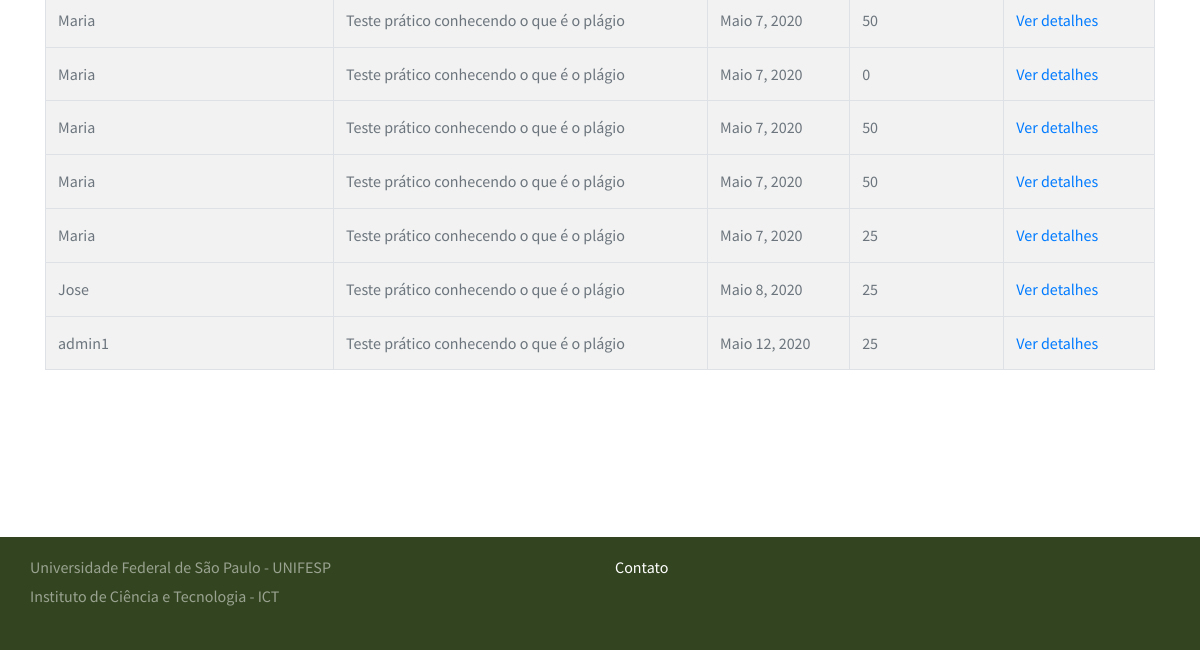
The app's page /quiz/marking/ (signed in, lower part), older data.
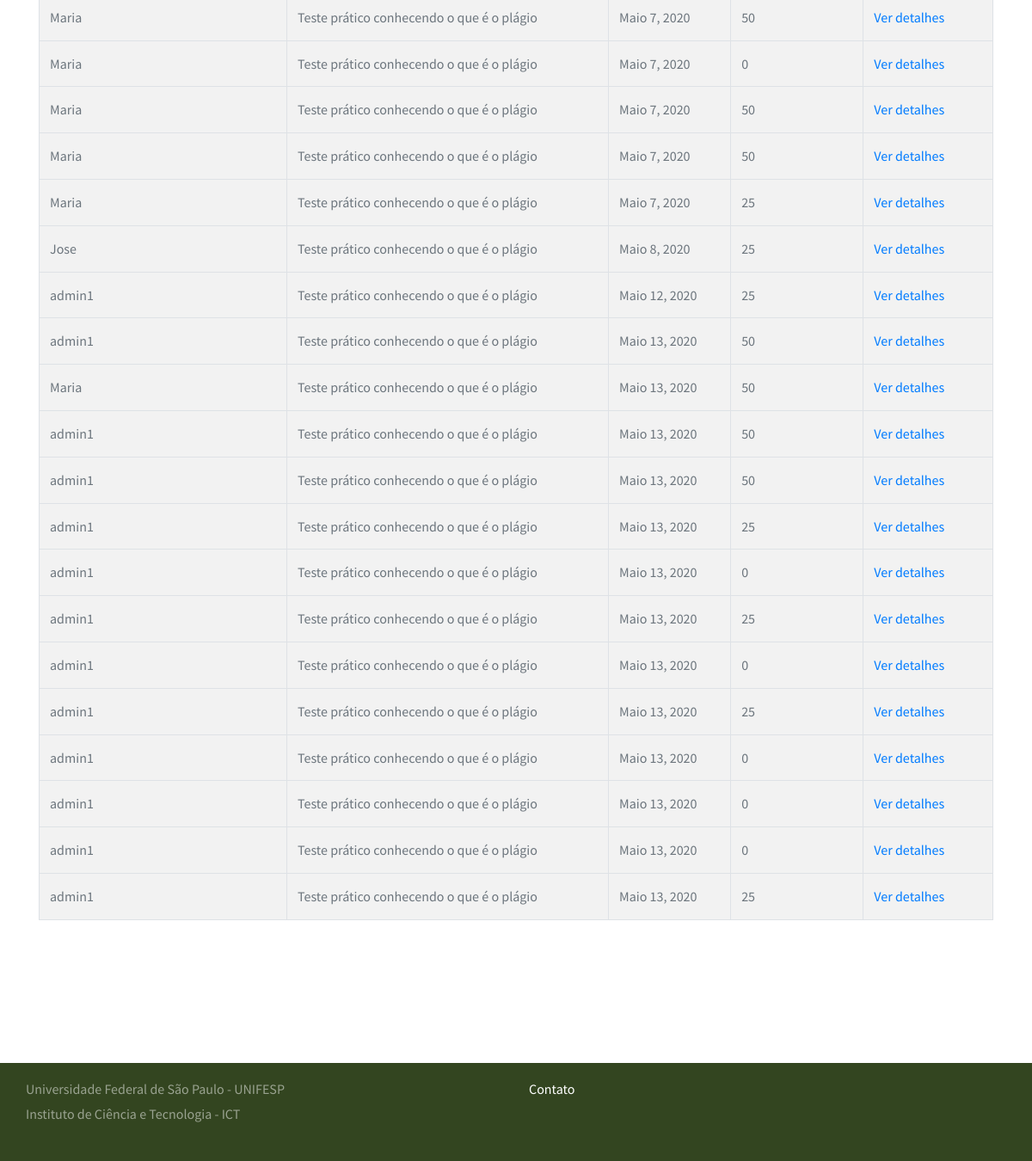
The same page, newer data.
### django_quiz/quiz/models.py (models this page shows, shortened)
class Sitting(models.Model):
    user = models.ForeignKey(settings.AUTH_USER_MODEL, verbose_name=_("Usuário"), on_delete=models.PROTECT)
    quiz = models.ForeignKey(Quiz, verbose_name=_("Quiz"), on_delete=models.PROTECT)
    question_order = models.CharField(
        max_length=1024,
        verbose_name=_("Ordem das questões"),
        validators=[validate_comma_separated_integer_list])
    question_list = models.CharField(
        max_length=1024,
        verbose_name=_("Lista das questões"),
        validators=[validate_comma_separated_integer_list])
    incorrect_questions = models.CharField(
        max_length=1024,
        blank=True,
        verbose_name=_("Questões incorretas"),
        validators=[validate_comma_separated_integer_list])
    current_score = models.IntegerField(verbose_name=_("Pontuação atual"))
    complete = models.BooleanField(default=False, blank=False,
                                   verbose_name=_("Completa"))
    user_answers = models.TextField(blank=True, default='{}',
                                    verbose_name=_("Resposta do usuário"))
    start = models.DateTimeField(auto_now_add=True,
                                 verbose_name=_("Iniciar"))
    end = models.DateTimeField(null=True, blank=True, verbose_name=_("Fim"))
    objects = SittingManager()
    class Meta:
        permissions = (("view_sittings", _("Visualizar testes concluídos.")),)
    def _question_ids(self):
        return [int(n) for n in self.question_order.split(',') if n]
    @property
    def get_percent_correct(self):
        dividend = float(self.current_score)
        divisor = len(self._question_ids())
        if divisor < 1:
            return 0            # prevent divide by zero error
        if dividend > divisor:
            return 100
        correct = int(round((dividend / divisor) * 100))
        if correct >= 1:
            return correct
        else:
            return 0

@python_2_unicode_compatible
class Quiz(models.Model):
    title = models.CharField(
        verbose_name=_("Título"),
        max_length=60, blank=False)
    description = models.TextField(
        verbose_name=_("Descrição"),
        blank=True, help_text=_("Descrição do questionário"))
    url = models.SlugField(
        max_length=60, blank=False,
        help_text=_("Uma URL amigável"),
        verbose_name=_("Uma URL amigável"))
    category = models.ForeignKey(
        Category, null=True, blank=True,
        verbose_name=_("Categoria"), on_delete=models.PROTECT)
    random_order = models.BooleanField(
        blank=False, default=False,
        verbose_name=_("Ordem aleatória"),
        help_text=_("Exibe as peguntas em"
                    "uma ordem aleatória ou como eles "
                    "estão setados?"))
    max_questions = models.PositiveIntegerField(
        blank=True, null=True, verbose_name=_("Questões Max"),
        help_text=_("Número de perguntas a serem respondidas em cada tentativa."))
    answers_at_end = models.BooleanField(
        blank=False, default=False,
        help_text=_("A resposta correta NÃO é mostrada após a pergunta ."
                    " Respostas exibidas no final."),
        verbose_name=_("Respostas no final"))
    exam_paper = models.BooleanField(
        blank=False, default=False,
        help_text=_("Se sim o resultado de cada"
                    " tentativa do usuário será"
                    " armazenado. Necessário marcação"),
        verbose_name=_("Resultado teste"))
    single_attempt = models.BooleanField(
        blank=False, default=False,
        help_text=_("Se sim, apenas uma tentativa por"
                    " usuário será permitida"
                    " Não usuários não poderam fazer este teste."),
        verbose_name=_("Tentativa única"))
    pass_mark = models.SmallIntegerField(
        blank=True, default=0,
        verbose_name=_("Marca de aprovação"),
        help_text=_("Porcentagem necessária para passar no teste."),
        validators=[MaxValueValidator(100)])
    success_text = models.TextField(
        blank=True, help_text=_("Exibido se o usuário for aprovado."),
        verbose_name=_("Texto de sucesso"))
    fail_text = models.TextField(
        verbose_name=_("Texto de falha"),
        blank=True, help_text=_("Exibido se o usuário falhar"))
    draft = models.BooleanField(
        blank=True, default=False,
        verbose_name=_("Draft"),
        help_text=_("Se sim o questionário não é exibido"
                    " na lista de perguntas e só pode ser"
                    " visualizada por usuários que podem editar"
                    " os testes."))
    class Meta:
        verbose_name = _("Quiz")
        verbose_name_plural = _("Quizzes")
    def __str__(self):
        return self.title

### django_quiz/quiz/views.py (the view)
class QuizMarkingList(QuizMarkerMixin, SittingFilterTitleMixin, ListView):
    model = Sitting
    def get_queryset(self):
        queryset = super(QuizMarkingList, self).get_queryset()\
                                               .filter(complete=True)
        user_filter = self.request.GET.get('user_filter')
        if user_filter:
            queryset = queryset.filter(user__username__icontains=user_filter)
        return queryset

### django_quiz/quiz/views.py (called while the page is built)
    @method_decorator(login_required)
    @method_decorator(permission_required('quiz.view_sittings'))
    def dispatch(self, *args, **kwargs):
        return super(QuizMarkerMixin, self).dispatch(*args, **kwargs)

    def get_queryset(self):
        queryset = super(SittingFilterTitleMixin, self).get_queryset()
        quiz_filter = self.request.GET.get('quiz_filter')
        if quiz_filter:
            queryset = queryset.filter(quiz__title__icontains=quiz_filter)
        return queryset

### django_quiz/build/lib/quiz/templates/quiz/sitting_list.html (shortened to what this page needs)
{% extends 'base.html' %}
{% load i18n %}
{% block content %}
<section class="site-section">
    <div class="container">
				{% if sitting_list %}
					<table class="table table-bordered table-striped">
					<tbody>
					{% for sitting in sitting_list %}
						<tr>
						<td>{{ sitting.user }}</td>
						<td>{{ sitting.quiz }}</td>
						<td>{{ sitting.end|date }}</td>
						<td>{{ sitting.get_percent_correct }}</td>
						<td>
							<a href="{% url 'quiz_marking_detail' pk=sitting.id %}">
							{% trans "Ver detalhes" %}
							</a>
						</tr>
					{% endfor %}
					</tbody>
					</table>
				{% else %}
					<p>{% trans "Não há questionários correspondentes" %}.</p>
				{% endif %}
			</div>
		</section>
{% endblock %}

Row changes from the older to the newer data that the page shows:
now on this page (row edited): Sitting: user "admin1", quiz "Teste prático conhecendo o que é o plágio", end "Maio 13, 2020", get_percent_correct "50"
added Sitting: user "Maria", quiz "Teste prático conhecendo o que é o plágio", end "Maio 13, 2020", get_percent_correct "50"
added Sitting: user "admin1", quiz "Teste prático conhecendo o que é o plágio", end "Maio 13, 2020", get_percent_correct "50"
added Sitting: user "admin1", quiz "Teste prático conhecendo o que é o plágio", end "Maio 13, 2020", get_percent_correct "50"
added Sitting: user "admin1", quiz "Teste prático conhecendo o que é o plágio", end "Maio 13, 2020", get_percent_correct "25"
added Sitting: user "admin1", quiz "Teste prático conhecendo o que é o plágio", end "Maio 13, 2020", get_percent_correct "0"
added Sitting: user "admin1", quiz "Teste prático conhecendo o que é o plágio", end "Maio 13, 2020", get_percent_correct "25"
added Sitting: user "admin1", quiz "Teste prático conhecendo o que é o plágio", end "Maio 13, 2020", get_percent_correct "0"
added Sitting: user "admin1", quiz "Teste prático conhecendo o que é o plágio", end "Maio 13, 2020", get_percent_correct "25"
added Sitting: user "admin1", quiz "Teste prático conhecendo o que é o plágio", end "Maio 13, 2020", get_percent_correct "0"
added Sitting: user "admin1", quiz "Teste prático conhecendo o que é o plágio", end "Maio 13, 2020", get_percent_correct "0"
added Sitting: user "admin1", quiz "Teste prático conhecendo o que é o plágio", end "Maio 13, 2020", get_percent_correct "0"
added Sitting: user "admin1", quiz "Teste prático conhecendo o que é o plágio", end "Maio 13, 2020", get_percent_correct "25"
